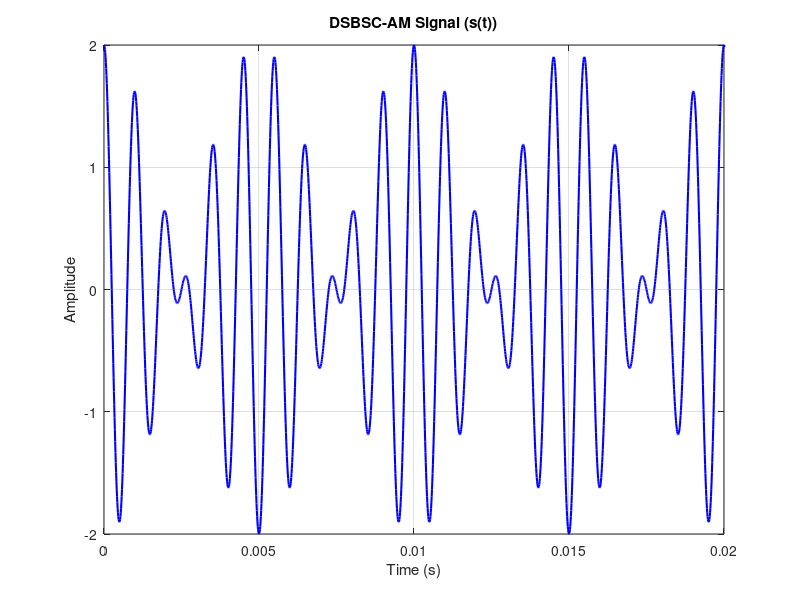
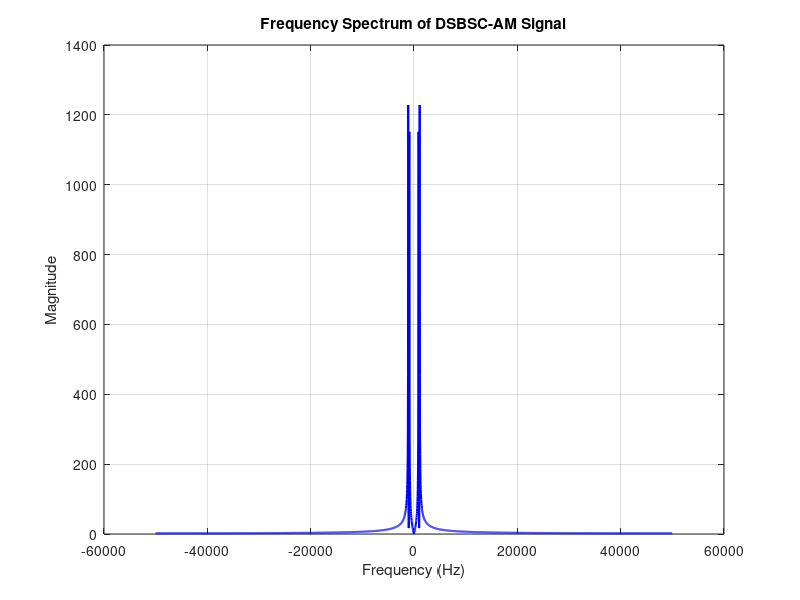
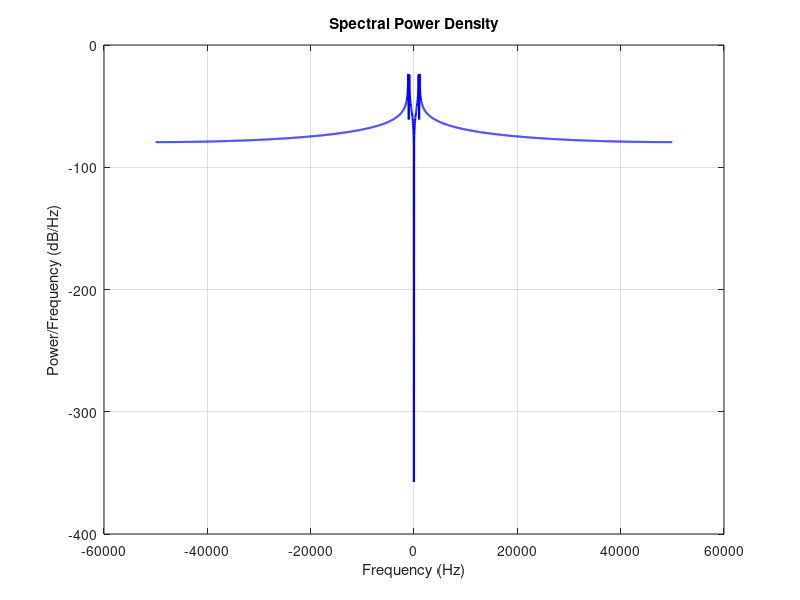

Here is the MATLAB script that generated these plots, in order:
clc; clear; close all;

f_m=100;
f_c=1000;
A_m=1;
A_c=2;
f_s=100000;
t = 0:1/f_s:0.035;

c = A_c * cos(2*pi*f_c*t );
m = A_m * cos(2*pi*f_m*t );

s = A_m*A_c*cos(2*pi*f_m*t ).*cos(2*pi*f_c*t );%modulated signal(DSBSC AM)

figure
plot(t, s, 'b', 'LineWidth', 1.5);
title('DSBSC-AM Signal (s(t))');
xlabel('Time (s)'); ylabel('Amplitude'); grid on;
xlim([0 0.02]);

n=length(t);
F=fft(s,n);
f= (-n/2:n/2-1) * f_s/n;

figure
%S_f = abs(fftshift(fft(s, n)));
%plot(f, S_f, 'k', 'LineWidth', 1.5);
plot(f, fftshift(abs(F)) , 'b', 'LineWidth', 1.5);
title('Frequency Spectrum of DSBSC-AM Signal');
xlabel('Frequency (Hz)'); ylabel('Magnitude'); grid on;

figure
PSD=(abs(F).^2)/(n*f_s);
plot(f, 10*log10(fftshift(PSD)), 'b', 'LineWidth', 1.5);
title(" Spectral Power Density ");
xlabel("Frequency (Hz)");
ylabel(" Power/Frequency (dB/Hz) "); grid on;